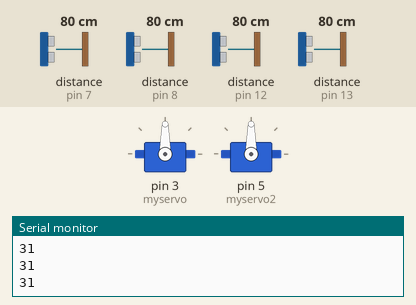
Simulated run of this sketch. Board: Arduino Uno, built with avr-gcc and run on an emulated ATmega328P. Parts: 2 × servo, the last lines printed to the serial monitor. Wiring (inferred from the names in the program): 4 × ultrasonic range finder: trigger pin 7, echo pin 7 / trigger pin 8, echo pin 8 / trigger pin 12, echo pin 12 / trigger pin 13, echo pin 13. The inputs (shaded band) are chosen by the test bench; at power-on: distance to the obstacle (sensors on pin 7, pin 8, pin 12, pin 13) 80 cm. The echo pulse lasts 58.3 µs per cm.

Above: at 1.2 s.
1.3 s: distance to the obstacle (sensor on pin 7) set to 14 cm
2.9 s: distance to the obstacle (sensor on pin 7) set to 10 cm
At 4.1 s:
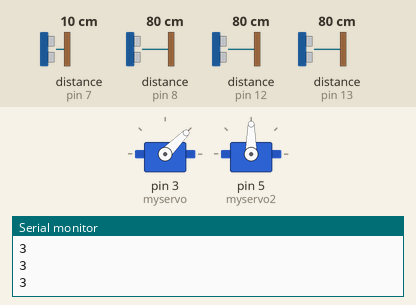
4.4 s: distance to the obstacle (sensor on pin 8) set to 14 cm
5.9 s: distance to the obstacle (sensor on pin 8) set to 11 cm
At 6.54 s:
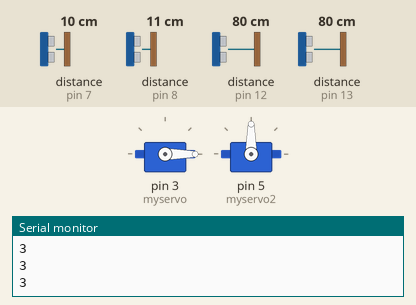
8.9 s: distance to the obstacle (sensor on pin 12) set to 14 cm
11.9 s: distance to the obstacle (sensor on pin 12) set to 11 cm
At 12.71 s:
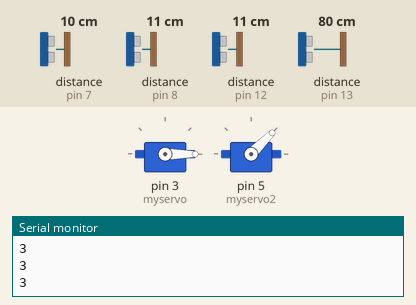
Timing chart, 0 to 15.9 s (numbered marks = the images above; inputs shaded):
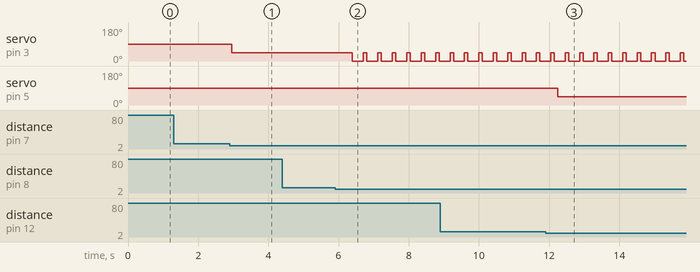

The sketch:

final_project.ino
```cpp
const int pingPin = 7;
const int pingPin2 = 8;
const int pingPin3 = 12;
const int pingPin4 = 13;
unsigned int duration, inches;
unsigned int duration2, inches2;
unsigned int duration3, inches3;
unsigned int duration4, inches4;
#include<Servo.h>

Servo myservo;
Servo myservo2;
void setup() {
  Serial.begin(9600);
   myservo.attach(3);
   myservo2.attach(5);
}

void loop() {
  pinMode(pingPin, OUTPUT);          // Set pin to OUTPUT
  digitalWrite(pingPin, LOW);        // Ensure pin is low
  delayMicroseconds(2);
  digitalWrite(pingPin, HIGH);       // Start ranging
  delayMicroseconds(5);              //   with 5 microsecond burst
  digitalWrite(pingPin, LOW);        // End ranging
  pinMode(pingPin, INPUT);           // Set pin to INPUT
  duration = pulseIn(pingPin, HIGH);  // Read echo pulse

 pinMode(pingPin2, OUTPUT);
  digitalWrite(pingPin2, LOW);
  delayMicroseconds(2);
  digitalWrite(pingPin2, HIGH);
  delayMicroseconds(5);
  digitalWrite(pingPin2, LOW);
  pinMode(pingPin2, INPUT);

   duration2 = pulseIn(pingPin2, HIGH);

   pinMode(pingPin3, OUTPUT);
  digitalWrite(pingPin3, LOW);
  delayMicroseconds(2);
  digitalWrite(pingPin3, HIGH);
  delayMicroseconds(5);
  digitalWrite(pingPin3, LOW);
  pinMode(pingPin3, INPUT);

  duration3 = pulseIn(pingPin3, HIGH);

   pinMode(pingPin4, OUTPUT);
  digitalWrite(pingPin4, LOW);
  delayMicroseconds(2);
  digitalWrite(pingPin4, HIGH);
  delayMicroseconds(5);
  digitalWrite(pingPin4, LOW);
  pinMode(pingPin4, INPUT);

   duration4 = pulseIn(pingPin4, HIGH);

  inches = duration / 74 / 2;    // Convert to inches
  inches2 = duration2 / 74 / 2;
  inches3 = duration3 / 74 / 2;
  inches4 = duration4 / 74 / 2;
  Serial.println(inches);

if(inches < 5){
  myservo.write(45);
}
delay(100);              // Short delay
if(inches2 < 5) {
  myservo.write(-45);
}
delay(100);
if(inches3 <5) {
  myservo2.write(45);
}
delay(100);
if(inches4 <5) {
  myservo2.write(-45);
}
delay(100);
}
```

Measured:
- the behaviour switches between 13 and 12 cm on distance to the obstacle (sensor on pin 7) (found by bisection; images 0 and 1)
- the behaviour switches between 13 and 12 cm on distance to the obstacle (sensor on pin 8) (found by bisection; images 1 and 2)
- the behaviour switches between 13 and 12 cm on distance to the obstacle (sensor on pin 12) (found by bisection; images 2 and 3)
- after the input at 2.9 s, servo on pin 3 (myservo): 90° → 45° after 0.06 s
- after the input at 5.9 s, servo on pin 3 (myservo): alternates 45° for 0.10 s and 0° for 0.31 s, starting after 0.48 s
- after the input at 11.9 s, servo on pin 5 (myservo2): 90° → 45° after 0.35 s
